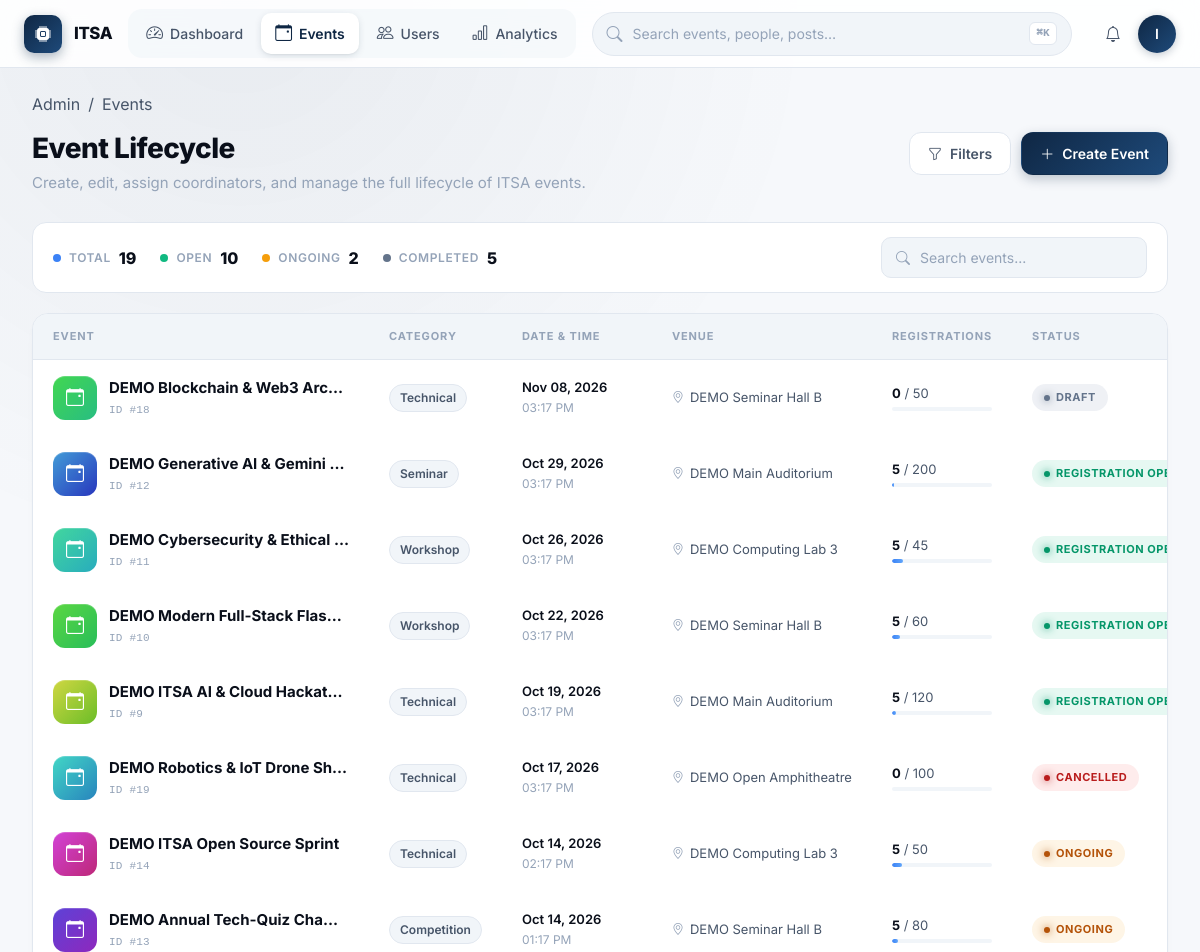
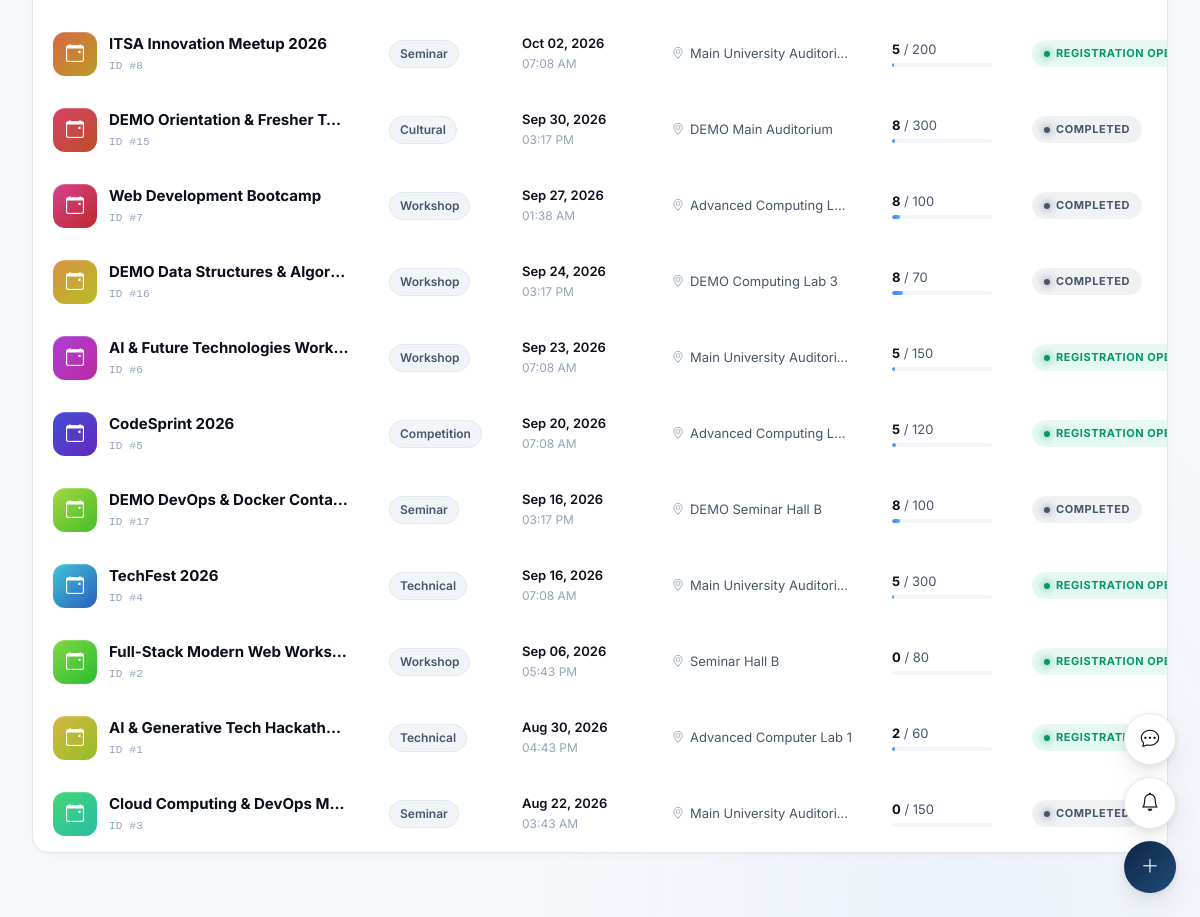
The app's page /admin/events (signed in) with its own data (2 pictures, top to bottom).
### app/models/user.py (models this page shows, shortened)
class User(UserMixin, db.Model):
    __tablename__ = 'users'
    id = db.Column(db.Integer, primary_key=True, autoincrement=True)
    email = db.Column(db.String(255), unique=True, nullable=False, index=True)
    password_hash = db.Column(db.String(255), nullable=False)
    full_name = db.Column(db.String(100), nullable=False)
    role = db.Column(db.Enum('STUDENT', 'COORDINATOR', 'ADMIN', name='user_roles'), default='STUDENT', nullable=False, index=True)
    is_active = db.Column(db.Boolean, default=True, nullable=False, index=True)
    is_suspended = db.Column(db.Boolean, default=False, nullable=False)
    profile_image = db.Column(db.String(255), nullable=True)
    created_at = db.Column(db.DateTime, default=datetime.utcnow, nullable=False)
    updated_at = db.Column(db.DateTime, default=datetime.utcnow, onupdate=datetime.utcnow, nullable=False)
    student_profile = db.relationship('StudentProfile', backref='user', uselist=False, cascade='all, delete-orphan')
    coordinator_profile = db.relationship('CoordinatorProfile', backref='user', uselist=False, cascade='all, delete-orphan')
    registrations = db.relationship('EventRegistration', backref='user', lazy='dynamic', cascade='all, delete-orphan')
    attendance_records = db.relationship('Attendance', foreign_keys='Attendance.user_id', backref='student', lazy='dynamic')
    scanned_attendances = db.relationship('Attendance', foreign_keys='Attendance.scanned_by', backref='coordinator', lazy='dynamic')
    certificates = db.relationship('Certificate', backref='user', lazy='dynamic', cascade='all, delete-orphan')
    feedback_submissions = db.relationship('Feedback', backref='user', lazy='dynamic', cascade='all, delete-orphan')
    posts = db.relationship('Post', backref='author', lazy='dynamic', cascade='all, delete-orphan')
    comments = db.relationship('Comment', backref='author', lazy='dynamic', cascade='all, delete-orphan')
    reactions = db.relationship('PostReaction', backref='user', lazy='dynamic', cascade='all, delete-orphan')
    saved_posts = db.relationship('SavedPost', backref='user', lazy='dynamic', cascade='all, delete-orphan')
    notifications = db.relationship('Notification', foreign_keys='Notification.user_id', backref='recipient', lazy='dynamic', cascade='all, delete-orphan')
    points_transactions = db.relationship('ItsaPoints', foreign_keys='ItsaPoints.user_id', backref='user', lazy='dynamic', cascade='all, delete-orphan')
    created_events = db.relationship('Event', backref='creator', lazy='dynamic')

### app/models/event.py (models this page shows, shortened)
class Event(db.Model):
    __tablename__ = 'events'
    id = db.Column(db.Integer, primary_key=True, autoincrement=True)
    title = db.Column(db.String(200), nullable=False)
    description = db.Column(db.Text, nullable=False)
    category_id = db.Column(db.Integer, db.ForeignKey('event_categories.id', ondelete='SET NULL'), nullable=True, index=True)
    venue_id = db.Column(db.Integer, db.ForeignKey('venues.id', ondelete='SET NULL'), nullable=True)
    poster_image = db.Column(db.String(255), nullable=True)
    start_datetime = db.Column(db.DateTime, nullable=False, index=True)
    end_datetime = db.Column(db.DateTime, nullable=False)
    registration_deadline = db.Column(db.DateTime, nullable=False)
    max_participants = db.Column(db.Integer, nullable=True) # Null = unlimited
    current_registrations = db.Column(db.Integer, default=0, nullable=False)
    status = db.Column(
        db.Enum('DRAFT', 'PUBLISHED', 'REGISTRATION_OPEN', 'REGISTRATION_CLOSED', 'ONGOING', 'COMPLETED', 'CANCELLED', name='event_statuses'),
        default='DRAFT',
        nullable=False,
        index=True
    )
    is_free = db.Column(db.Boolean, default=True, nullable=False)
    registration_fee = db.Column(db.Numeric(10, 2), default=0.00, nullable=False)
    tags = db.Column(db.String(500), nullable=True) # Comma-separated
    created_by = db.Column(db.Integer, db.ForeignKey('users.id', ondelete='RESTRICT'), nullable=False, index=True)
    created_at = db.Column(db.DateTime, default=datetime.utcnow, nullable=False)
    updated_at = db.Column(db.DateTime, default=datetime.utcnow, onupdate=datetime.utcnow, nullable=False)
    coordinators = db.relationship('EventCoordinator', backref='event', lazy='dynamic', cascade='all, delete-orphan')
    registrations = db.relationship('EventRegistration', backref='event', lazy='dynamic', cascade='all, delete-orphan')
    attendances = db.relationship('Attendance', backref='event', lazy='dynamic', cascade='all, delete-orphan')
    certificates = db.relationship('Certificate', backref='event', lazy='dynamic', cascade='all, delete-orphan')
    feedbacks = db.relationship('Feedback', backref='event', lazy='dynamic', cascade='all, delete-orphan')
    gallery_items = db.relationship('EventGallery', backref='event', lazy='dynamic', cascade='all, delete-orphan')
    volunteers = db.relationship('EventVolunteer', backref='event', lazy='dynamic', cascade='all, delete-orphan')
    posts = db.relationship('Post', backref='linked_event', lazy='dynamic')

class EventCategory(db.Model):
    __tablename__ = 'event_categories'
    id = db.Column(db.Integer, primary_key=True, autoincrement=True)
    name = db.Column(db.String(100), unique=True, nullable=False)
    description = db.Column(db.Text, nullable=True)
    icon = db.Column(db.String(50), nullable=True) # Bootstrap icon class
    created_at = db.Column(db.DateTime, default=datetime.utcnow, nullable=False)
    events = db.relationship('Event', backref='category', lazy='dynamic')

class Venue(db.Model):
    __tablename__ = 'venues'
    id = db.Column(db.Integer, primary_key=True, autoincrement=True)
    name = db.Column(db.String(200), nullable=False)
    address = db.Column(db.Text, nullable=True)
    capacity = db.Column(db.Integer, nullable=True)
    room_number = db.Column(db.String(50), nullable=True)
    building = db.Column(db.String(100), nullable=True)
    created_at = db.Column(db.DateTime, default=datetime.utcnow, nullable=False)
    events = db.relationship('Event', backref='venue', lazy='dynamic')

### app/routes/pages.py (the view)
@pages_bp.route('/admin/events')
@admin_required
def admin_events():
    cat_id = request.args.get('category_id')
    status_filter = request.args.get('status')
    search = request.args.get('search', '').strip()
    query = Event.query
    if cat_id:
        query = query.filter_by(category_id=int(cat_id))
    if status_filter:
        query = query.filter_by(status=status_filter)
    if search:
        query = query.filter(Event.title.ilike(f"%{search}%"))
    events = query.order_by(Event.start_datetime.desc()).all()
    categories = EventCategory.query.all()
    venues = Venue.query.all()
    coordinators = User.query.filter_by(role='COORDINATOR', is_active=True).all()
    return render_template(
        'admin/events.html',
        events=events,
        categories=categories,
        venues=venues,
        coordinators=coordinators,
        search=search,
        cat_id=cat_id,
        status_filter=status_filter,
        active_page='events'
    )

### app/templates/admin/events.html (shortened to what this page needs)
{% extends "admin/base_admin.html" %}
{% block breadcrumbs %}
<li class="breadcrumb-item active">Events</li>
{% endblock %}
{% block admin_content %}
<div class="admin-page-header">
  <div>
    <h1 class="admin-page-title">Event Lifecycle</h1>
    <p class="admin-page-sub">
      Create, edit, assign coordinators, and manage the full lifecycle of ITSA events.
    </p>
  </div>
  <div class="admin-page-actions">
    <button type="button" class="admin-btn admin-btn-ghost" data-bs-toggle="modal" data-bs-target="#filterModal">
      <i class="bi bi-funnel"></i> Filters
    </button>
    <button type="button" class="admin-btn admin-btn-primary">
      <i class="bi bi-plus-lg"></i> Create Event
    </button>
  </div>
</div>
<div class="admin-stats-strip">
  <div class="admin-strip-item">
    <div class="admin-strip-dot" style="background: #3b82f6;"></div>
    <div class="admin-strip-label">Total</div>
    <div class="admin-strip-value">{{ events|length }}</div>
  </div>
  <div class="admin-strip-item">
    <div class="admin-strip-dot" style="background: #10b981;"></div>
    <div class="admin-strip-label">Open</div>
    <div class="admin-strip-value">{{ events|selectattr('status', 'equalto', 'REGISTRATION_OPEN')|list|length }}</div>
  </div>
  <div class="admin-strip-item">
    <div class="admin-strip-dot" style="background: #f59e0b;"></div>
    <div class="admin-strip-label">Ongoing</div>
    <div class="admin-strip-value">{{ events|selectattr('status', 'equalto', 'ONGOING')|list|length }}</div>
  </div>
  <div class="admin-strip-item">
    <div class="admin-strip-dot" style="background: #64748b;"></div>
    <div class="admin-strip-label">Completed</div>
    <div class="admin-strip-value">{{ events|selectattr('status', 'equalto', 'COMPLETED')|list|length }}</div>
  </div>
  <div class="admin-strip-search">
    <i class="bi bi-search"></i>
    <input type="text" placeholder="Search events..." id="adminEventSearch" value="{{ search or '' }}">
  </div>
</div>
<div class="admin-table-card">
  {% if events %}
  <div class="admin-table-wrap">
    <table class="admin-table">
      <thead>
        <tr>
          <th class="admin-col-event">Event</th>
          <th class="admin-col-category">Category</th>
          <th class="admin-col-date">Date & Time</th>
          <th class="admin-col-venue">Venue</th>
          <th class="admin-col-reg">Registrations</th>
          <th class="admin-col-status">Status</th>
        </tr>
      </thead>
      <tbody>
        {% for event in events %}
        <tr data-event-id="{{ event.id }}">
          <td class="admin-col-event">
            <div class="admin-event-cell">
              <div class="admin-event-thumb" style="background: linear-gradient(135deg, hsl({{ (event.id * 47) % 360 }}, 65%, 55%), hsl({{ (event.id * 47 + 30) % 360 }}, 65%, 45%));">
                <i class="bi bi-calendar-event"></i>
              </div>
              <div class="admin-event-meta">
                <div class="admin-event-name">{{ event.title }}</div>
                <div class="admin-event-id">ID #{{ event.id }}</div>
              </div>
            </div>
          </td>
          <td class="admin-col-category">
            {% if event.category %}
              <span class="admin-cat-chip">{{ event.category.name }}</span>
            {% else %}
              <span class="text-muted small">—</span>
            {% endif %}
          </td>
          <td class="admin-col-date">
            <div class="admin-date-cell">
              <div class="admin-date-day">{{ event.start_datetime.strftime('%b %d, %Y') if event.start_datetime else '--' }}</div>
              <div class="admin-date-time">{{ event.start_datetime.strftime('%I:%M %p') if event.start_datetime else '--' }}</div>
            </div>
          </td>
          <td class="admin-col-venue">
            <div class="admin-venue-cell">
              <i class="bi bi-geo-alt"></i>
              <span>{{ event.venue.name if event.venue else 'TBA' }}</span>
            </div>
          </td>
          <td class="admin-col-reg">
            <div class="admin-reg-cell">
              <div class="admin-reg-count">
                <strong>{{ event.current_registrations or 0 }}</strong>
                <span>/ {{ event.max_participants if event.max_participants else '∞' }}</span>
              </div>
              {% if event.max_participants %}
              <div class="admin-reg-bar">
                <div class="admin-reg-bar-fill" style="width: {{ ((event.current_registrations or 0) / event.max_participants * 100)|round|int if event.max_participants else 0 }}%;"></div>
              </div>
              {% endif %}
            </div>
          </td>
          <td class="admin-col-status">
            <span class="admin-status-chip admin-status-{{ event.status.lower() }}">
              <span class="admin-status-dot"></span>
              {{ event.status.replace('_', ' ').title() }}
            </span>
          </td>
        </tr>
        {% endfor %}
      </tbody>
    </table>
  </div>
  {% endif %}
</div>
{% endblock %}

### app/templates/partials/command-bar.html (shortened to what this page needs)
<header id="app-command-bar" role="banner">
  <a href="{% if current_user.role == 'ADMIN' %}{{ url_for('pages.admin_dashboard') }}{% elif current_user.role == 'COORDINATOR' %}{{ url_for('pages.coordinator_dashboard') }}{% else %}{{ url_for('pages.student_dashboard') }}{% endif %}" class="cmd-brand">
    <span class="cmd-brand-logo"><i class="bi bi-cpu-fill"></i></span>
    <span class="cmd-brand-text">ITSA</span>
  </a>
  <nav class="cmd-nav" aria-label="Primary">
    {% if current_user.role == 'ADMIN' %}
      <a href="{{ url_for('pages.admin_dashboard') }}"
         class="cmd-nav-link {% if request.endpoint == 'pages.admin_dashboard' %}active{% endif %}">
        <i class="bi bi-speedometer2"></i> Dashboard
      </a>
      <a href="{{ url_for('pages.admin_events') }}"
         class="cmd-nav-link {% if request.endpoint == 'pages.admin_events' %}active{% endif %}">
        <i class="bi bi-calendar-event"></i> Events
      </a>
      <a href="{{ url_for('pages.admin_users') }}"
         class="cmd-nav-link {% if request.endpoint == 'pages.admin_users' %}active{% endif %}">
        <i class="bi bi-people"></i> Users
      </a>
      <a href="{{ url_for('pages.admin_analytics') }}"
         class="cmd-nav-link {% if request.endpoint == 'pages.admin_analytics' %}active{% endif %}">
        <i class="bi bi-bar-chart"></i> Analytics
      </a>
    {% endif %}
  </nav>
  <button class="cmd-search" type="button" aria-label="Open command palette" data-cmd-palette-open>
    <i class="bi bi-search cmd-search-icon"></i>
    <span class="cmd-search-placeholder">Search events, people, posts…</span>
    <kbd class="cmd-search-kbd">⌘K</kbd>
  </button>
  <div class="cmd-actions">
    <a href="{{ url_for('pages.notifications_page') }}"
       class="cmd-icon-btn always-show"
       aria-label="Notifications"
       data-itsa-notifications>
      <i class="bi bi-bell"></i>
    </a>
    <div class="cmd-user-menu" id="cmd-user-menu">
      <button class="cmd-avatar-btn" aria-label="Account menu" type="button" id="cmd-user-toggle">
        {{ current_user.full_name[0]|upper if current_user.full_name else 'U' }}
      </button>
    </div>
  </div>
</header>

### records on screen
User: full_name "I"
Event: title "DEMO Blockchain & Web3 Arc…", id "18", category.name "Technical", start_datetime "Nov 08, 2026", start_datetime "03:17 PM", venue "DEMO Seminar Hall B", current_registrations "0", max_participants "50", status.replace "DRAFT"
Event: title "DEMO Generative AI & Gemini…", id "12", category.name "Seminar", start_datetime "Oct 29, 2026", start_datetime "03:17 PM", venue "DEMO Main Auditorium", current_registrations "5", max_participants "200", status.replace "REGISTRATION…"
Event: title "DEMO Cybersecurity & Ethical…", id "11", category.name "Workshop", start_datetime "Oct 26, 2026", start_datetime "03:17 PM", venue "DEMO Computing Lab 3", current_registrations "5", max_participants "45", status.replace "REGISTRATION…"
Event: title "DEMO Modern Full-Stack Flas…", id "10", category.name "Workshop", start_datetime "Oct 22, 2026", start_datetime "03:17 PM", venue "DEMO Seminar Hall B", current_registrations "5", max_participants "60", status.replace "REGISTRATION…"
Event: title "DEMO ITSA AI & Cloud Hackat…", id "9", category.name "Technical", start_datetime "Oct 19, 2026", start_datetime "03:17 PM", venue "DEMO Main Auditorium", current_registrations "5", max_participants "120", status.replace "REGISTRATION…"
Event: title "DEMO Robotics & IoT Drone Sh…", id "19", category.name "Technical", start_datetime "Oct 17, 2026", start_datetime "03:17 PM", venue "DEMO Open Amphitheatre", current_registrations "0", max_participants "100", status.replace "CANCELLED"
Event: title "DEMO ITSA Open Source Sprint", id "14", category.name "Technical", start_datetime "Oct 14, 2026", start_datetime "02:17 PM", venue "DEMO Computing Lab 3", current_registrations "5", max_participants "50", status.replace "ONGOING"
Event: title "DEMO Annual Tech-Quiz Cha…", id "13", category.name "Competition", start_datetime "Oct 14, 2026", start_datetime "01:17 PM", venue "DEMO Seminar Hall B", current_registrations "5", max_participants "80", status.replace "ONGOING"
Event: title "ITSA Innovation Meetup 2026", id "8", category.name "Seminar", start_datetime "Oct 02, 2026", start_datetime "07:08 AM", venue "Main University Auditori…", current_registrations "5", max_participants "200", status.replace "REGISTRATION…"
Event: title "DEMO Orientation & Fresher T…", id "15", category.name "Cultural", start_datetime "Sep 30, 2026", start_datetime "03:17 PM", venue "DEMO Main Auditorium", current_registrations "8", max_participants "300", status.replace "COMPLETED"
Event: title "Web Development Bootcamp", id "7", category.name "Workshop", start_datetime "Sep 27, 2026", start_datetime "01:38 AM", venue "Advanced Computing L…", current_registrations "8", max_participants "100", status.replace "COMPLETED"
Event: title "DEMO Data Structures & Algor…", id "16", category.name "Workshop", start_datetime "Sep 24, 2026", start_datetime "03:17 PM", venue "DEMO Computing Lab 3", current_registrations "8", max_participants "70", status.replace "COMPLETED"
Event: title "AI & Future Technologies Work…", id "6", category.name "Workshop", start_datetime "Sep 23, 2026", start_datetime "07:08 AM", venue "Main University Auditori…", current_registrations "5", max_participants "150", status.replace "REGISTRATION…"
Event: title "CodeSprint 2026", id "5", category.name "Competition", start_datetime "Sep 20, 2026", start_datetime "07:08 AM", venue "Advanced Computing L…", current_registrations "5", max_participants "120", status.replace "REGISTRATION…"
Event: title "DEMO DevOps & Docker Conta…", id "17", category.name "Seminar", start_datetime "Sep 16, 2026", start_datetime "03:17 PM", venue "DEMO Seminar Hall B", current_registrations "8", max_participants "100", status.replace "COMPLETED"
Event: title "TechFest 2026", id "4", category.name "Technical", start_datetime "Sep 16, 2026", start_datetime "07:08 AM", venue "Main University Auditori…", current_registrations "5", max_participants "300", status.replace "REGISTRATION…"
Event: title "Full-Stack Modern Web Works…", id "2", category.name "Workshop", start_datetime "Sep 06, 2026", start_datetime "05:43 PM", venue "Seminar Hall B", current_registrations "0", max_participants "80", status.replace "REGISTRATION…"
Event: title "AI & Generative Tech Hackath…", id "1", category.name "Technical", start_datetime "Aug 30, 2026", start_datetime "04:43 PM", venue "Advanced Computer Lab 1", current_registrations "2", max_participants "60", status.replace "REGISTRATION…"
Event: title "Cloud Computing & DevOps M…", id "3", category.name "Seminar", start_datetime "Aug 22, 2026", start_datetime "03:43 AM", venue "Main University Auditori…", current_registrations "0", max_participants "150", status.replace "COMPLETED"

### other values on screen
{{ events|length }} "19"
{{ events|selectattr('status', 'equalto', 'ONGOING')|list|length }} "2"
{{ events|selectattr('status', 'equalto', 'COMPLETED')|list|length }} "5"
